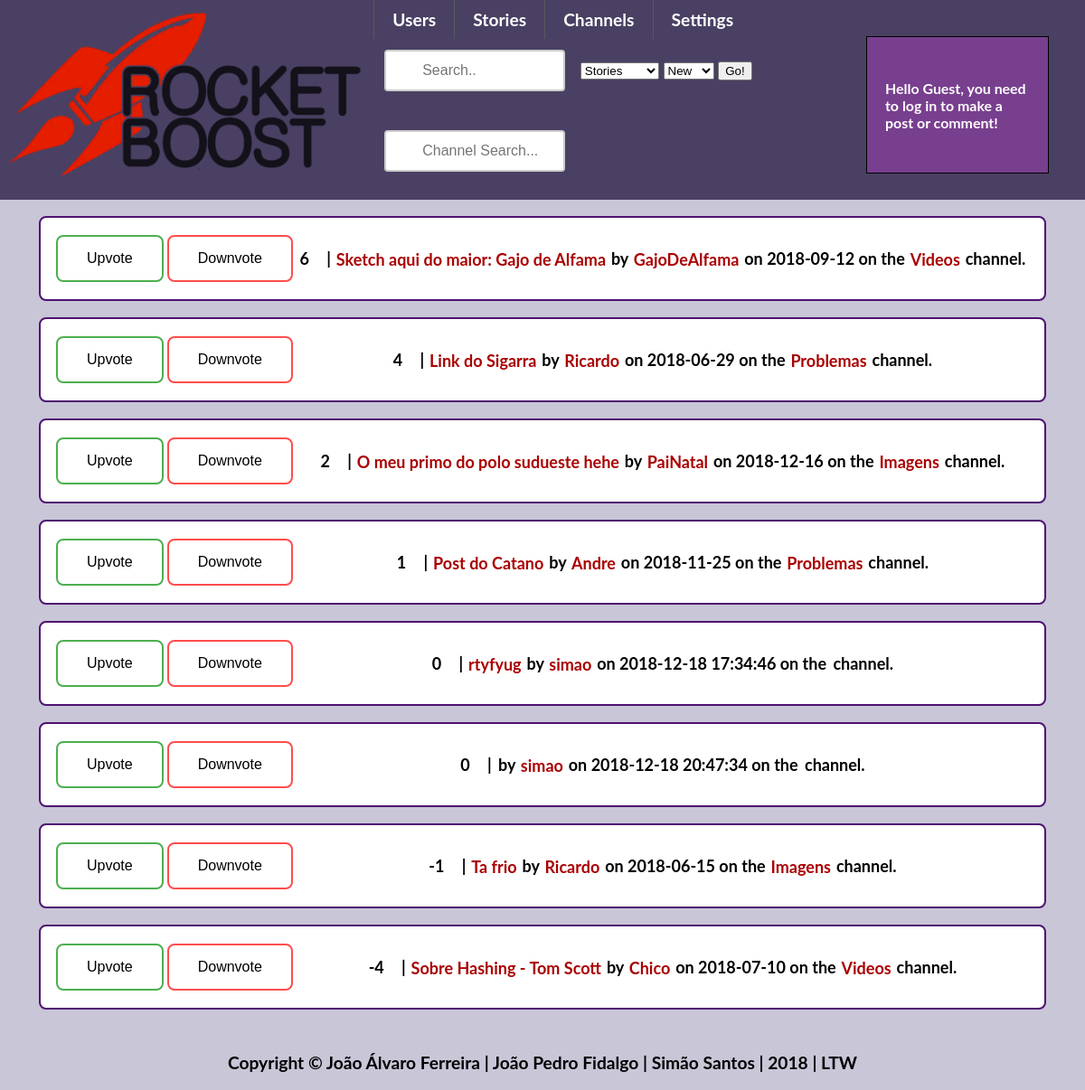
The app's page /pages/frontpage.php with its own data.
### tables this page shows
CREATE TABLE posts
(
    postID INTEGER UNIQUE NOT NULL PRIMARY KEY,
    title VARCHAR NOT NULL,
    content VARCHAR,
    type VARCHAR,
    dateWritten DATETIME,
    username INTEGER REFERENCES users Not NULL,
    channel VARCHAR NOT NULL
);

### templates/post.php (called while the page is built, shortened)
<?php
include_once "../templates/default.php";
?>
  <?php if(isset($_SESSION['username']))
function getVotesPost($id){
    $db = Database::getInstance()->db();
    $stmt = $db->prepare('SELECT * FROM postvotes WHERE postID = ?');
    $stmt->execute(array($id));
    $result = $stmt->fetchAll();
    $votes = 0;
    foreach ($result as $row) {
    if($row['positive'] == 1)
        $votes = $votes+1;
    else $votes = $votes - 1;
    }
    return $votes;
}
?>

### pages/frontpage.php (the view, shortened to what this page needs)
<?php
include_once "../templates/default.php";
include_once "../templates/post.php";
draw_posts();
function cmpPoints($a, $b)
{
    if (getVotesPost($a['postID']) == getVotesPost($b['postID'])) {
        return 0;
    }
    return (getVotesPost($a['postID']) > getVotesPost($b['postID'])) ? -1 : 1;
}
function draw_posts(){
    $sortType = "points";
    $db = Database::getInstance()->db();
    $stmt = $db->prepare('SELECT * FROM posts');
    $stmt->execute();
    $result = $stmt->fetchAll();
    if($sortType == "points")
    usort($result, "cmpPoints");
    else if($sortType == "new")
    usort($result, "cmpDate");
    else if($sortType == "comments")
    usort($result, "cmpComments");
    foreach ($result as $row) {
    $votes = getVotesPost($row['postID']);?>
    <div id="postlist">
        <div class="votes_frontpage">
            <input type="button" value="Upvote">
            <input type="button" value="Downvote">
        </div>
        <div id="post_info">
            <span id="votes"><?php echo $votes?></span>
            <span class="separator"> | </span>
            <a href = "../pages/viewPost.php?id=<?php echo $row['postID']?>"><?php echo $row['title']?></a>
            <span class="separator">by</span>
            <a href = "../pages/viewProfile.php?username=<?php echo $row['username']?>"><?php echo $row['username'];?></a>
            <span class="separator">on</span>
            <?php echo $row['dateWritten']?>
            <span class="separator">on the </span>
             <a href = "../pages/channel.php?id=<?php echo $row['channel']?>"><?php echo $row['channel'];?></a>
            <span class="channel">channel.</span>
        </div>
    </div>
<?php
    }
}
?>

### css/style.css (style rules this page uses)
body { margin: 0 auto; --bg-color: #C8C6D7; --main-color: #783F8E; --dark-color: #4F1271; --light-color: #4A4063; background-color: var(--bg-color); font-weight: 700; font-size: 14px; font-size: 120%; font-family: Lato, Arial, sans-serif; transition: box-shadow .2s cubic-bezier(.4,0,1,1),background .2s cubic-bezier(.4,0,.2,1),color .2s cubic-bezier(.4,0,.2,1); }
a:link { position: relative; text-decoration: none; -webkit-transition: all 1s linear; color: #aa0000; padding: 1.5px; -webkit-transition: all 1s linear; }
#postlist { display: flex; background-color: white; border: 2px solid var(--dark-color); border-radius: 8px; width: 90%; padding: 15px; margin: 1em; margin-left: auto; margin-right: auto; font-size: 18px; }
.votes_frontpage { display: flex; }
.votes_frontpage input:first-child { background-color: white; border: 2px solid #4CAF50; border-radius: 8px; color: black; padding: 15px 32px; text-align: center; text-decoration: none; display: block; font-size: 16px; margin: 4px 2px; cursor: pointer; -webkit-transition-duration: 0.4s; transition-duration: 0.4s; }
.votes_frontpage input:nth-child(2) { background-color: white; border: 2px solid #ff4d4d; border-radius: 8px; color: black; padding: 15px 32px; text-align: center; text-decoration: none; display: block; font-size: 16px; margin: 4px 2px; cursor: pointer; -webkit-transition-duration: 0.4s; transition-duration: 0.4s; }
#post_info { margin: auto; }

### records on screen
posts: votes "6", title "Sketch aqui do maior: Gajo de Alfama", username "GajoDeAlfama", dateWritten "2018-09-12", channel "Videos"
posts: votes "4", title "Link do Sigarra", username "Ricardo", dateWritten "2018-06-29", channel "Problemas"
posts: votes "2", title "O meu primo do polo sudueste hehe", username "PaiNatal", dateWritten "2018-12-16", channel "Imagens"
posts: votes "1", title "Post do Catano", username "Andre", dateWritten "2018-11-25", channel "Problemas"
posts: votes "0", title "rtyfyug", username "simao", dateWritten "2018-12-18 17:34:46"
posts: votes "0", username "simao", dateWritten "2018-12-18 20:47:34"
posts: votes "-1", title "Ta frio", username "Ricardo", dateWritten "2018-06-15", channel "Imagens"
posts: votes "-4", title "Sobre Hashing - Tom Scott", username "Chico", dateWritten "2018-07-10", channel "Videos"
